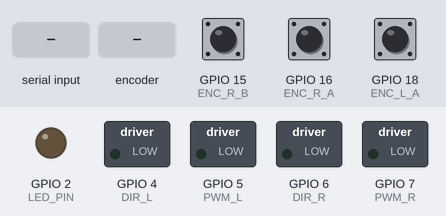
A sketch run on a simulated ESP32-S3. Parts: switched loads named in the sketch (green lamp = pin HIGH), output pins drawn as LEDs (lit = HIGH). The inputs (shaded band) are chosen by the test bench; at power-on: GPIO 15 (ENC_R_B) HIGH, GPIO 16 (ENC_R_A) HIGH, GPIO 18 (ENC_L_A) HIGH. What the sketch prints to the serial monitor is not drawn.

Above: at 1.5 s.
1.6 s: "w" received over Serial
At 3.9 s:
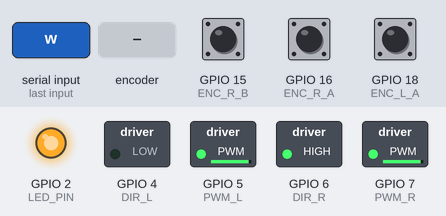
4.6 s: "s" received over Serial
At 4.75 s:
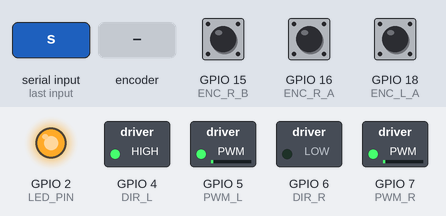
7.6 s: "W" received over Serial
At 7.76 s:
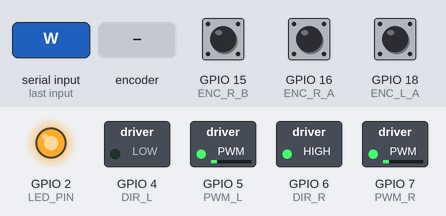
10.6 s: "a" received over Serial
At 10.76 s:
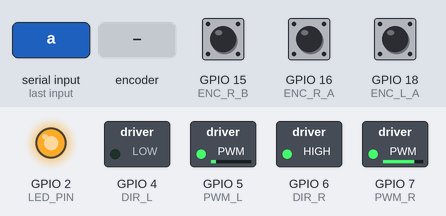
13.6 s: "S" received over Serial
At 13.77 s:
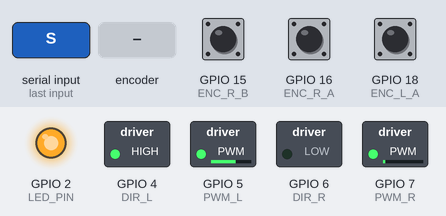
16.6 s: rotary encoder on GPIO 16 (ENC_R_A) / GPIO 17 (ENC_L_B) turned 3 steps (first pin leading)
Timing chart, 0 to 19.6 s (numbered marks = the images above; inputs shaded):
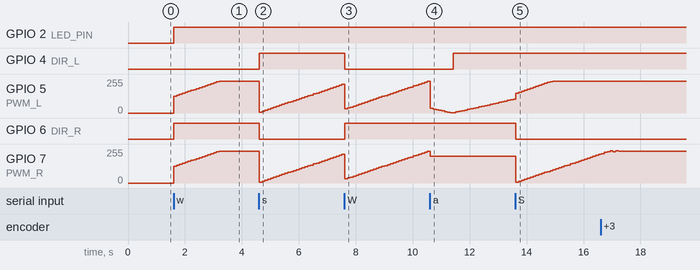

The sketch:

new_PID_teleop.ino
```cpp
/*
 * ================================================================
 * Diff Drive Teleop + PID Closed Loop | ESP32-S3 | Cytron DD10A
 * ================================================================
 */

// ── Pins ─────────────────────────────────────────────────────
#define DIR_L    4
#define PWM_L    5
#define DIR_R    6
#define PWM_R    7
#define LED_PIN  2

#define ENC_L_A  18
#define ENC_L_B  17
#define ENC_R_A  16
#define ENC_R_B  15

// ── LEDC ─────────────────────────────────────────────────────
#define LEDC_FREQ  20000
#define LEDC_BITS  8

// ── Motor & Hardware Config ──────────────────────────────────
#define INVERT_LEFT  true
#define INVERT_RIGHT false
#define CPR 560             // Encoder counts per revolution
#define SAMPLE_MS 100       // Control loop interval (100ms)

// ── Watchdog ─────────────────────────────────────────────────
#define WATCHDOG_ENABLE 1
#define WATCHDOG_MS     500

// ── Target Speeds (Now in RPM, not PWM %) ────────────────────
float targetFwdRPM  = 60.0; // Base forward speed in RPM
float targetTurnRPM = 40.0; // Base turning speed in RPM

const float MAX_RPM = 150.0; // Cap to prevent asking for impossible speeds

// ── Encoders ─────────────────────────────────────────────────
volatile long ticksL = 0;
volatile long ticksR = 0;
long lastL = 0;
long lastR = 0;

// ── PID Variables ────────────────────────────────────────────
float kP = 2.0;
float kI = 1.20;
float kD = 0.0;

float targetRpmL = 0;
float targetRpmR = 0;

float prevErrorL = 0, integralL = 0;
float prevErrorR = 0, integralR = 0;

// ── State & Timing ───────────────────────────────────────────
bool running = false;
unsigned long lastCmdMs = 0;
unsigned long lastLatchMs = 0;
unsigned long prevPidTime = 0;
char latchedCmd = '0';
bool verbose = false;

#define LATCH_REPEAT_MS  100
#define LOG(...)  Serial.printf(__VA_ARGS__)
#define LOGV(...) if (verbose) Serial.printf(__VA_ARGS__)

// ================================================================
// INTERRUPT SERVICE ROUTINES (ISRs)
// ================================================================
void IRAM_ATTR encL_ISR() {
  if (digitalRead(ENC_L_A) == digitalRead(ENC_L_B)) ticksL--;
  else ticksL++;
}

void IRAM_ATTR encR_ISR() {
  if (digitalRead(ENC_R_A) == digitalRead(ENC_R_B)) ticksR++;
  else ticksR--;
}

// ================================================================
// MOTOR ACTUATION (Accepts PID output: -255 to 255)
// ================================================================
void pwmSetup() {
  ledcAttach(PWM_L, LEDC_FREQ, LEDC_BITS);
  ledcAttach(PWM_R, LEDC_FREQ, LEDC_BITS);
}

void setLeftMotorHardware(int pidOutput) {
  pidOutput = constrain(pidOutput, -255, 255);
  bool fwd = (pidOutput >= 0);
  if (INVERT_LEFT) fwd = !fwd;
  digitalWrite(DIR_L, fwd ? HIGH : LOW);
  ledcWrite(PWM_L, abs(pidOutput));
}

void setRightMotorHardware(int pidOutput) {
  pidOutput = constrain(pidOutput, -255, 255);
  bool fwd = (pidOutput >= 0);
  if (INVERT_RIGHT) fwd = !fwd;
  digitalWrite(DIR_R, fwd ? HIGH : LOW);
  ledcWrite(PWM_R, abs(pidOutput));
}

// ================================================================
// PID COMPUTATION FUNCTION
// ================================================================
int computePID(float target, float current, float &prevError, float &integral, float dt) {
  float error = target - current;

  integral += error * dt;
  integral = constrain(integral, -100, 100); // Anti-windup

  float derivative = (error - prevError) / dt;
  prevError = error;

  float output = (kP * error) + (kI * integral) + (kD * derivative);
  return (int)output;
}

// ================================================================
// MOTION COMMANDS (Setting Target RPMs)
// ================================================================
void setTargets(float l, float r) {
  targetRpmL = l;
  targetRpmR = r;
  running = (l != 0 || r != 0);
  digitalWrite(LED_PIN, running ? HIGH : LOW);
}

void cmdForward() {
  setTargets(targetFwdRPM, targetFwdRPM);
  LOGV("[FWD RPM: %.1f]\n", targetFwdRPM);
}

void cmdBackward() {
  setTargets(-targetFwdRPM, -targetFwdRPM);
  LOGV("[BWD RPM: %.1f]\n", -targetFwdRPM);
}

void cmdTurnLeft() {
  setTargets(-targetTurnRPM, targetTurnRPM);
  LOGV("[LEFT RPM]\n");
}

void cmdTurnRight() {
  setTargets(targetTurnRPM, -targetTurnRPM);
  LOGV("[RIGHT RPM]\n");
}

void cmdStop() {
  setTargets(0, 0);
  latchedCmd = '0';

  // Reset PID history so it doesn't jump when starting again
  integralL = 0; prevErrorL = 0;
  integralR = 0; prevErrorR = 0;

  // Instantly stop hardware
  setLeftMotorHardware(0);
  setRightMotorHardware(0);
  LOGV("[STOP]\n");
}

void cmdReset() {
  cmdStop();
  targetFwdRPM  = 60.0;
  targetTurnRPM = 40.0;
  LOG("[RESET]\n");
}

void printStatus() {
  LOG("{ fwdRPM:%.1f turnRPM:%.1f running:%s latch:%c verbose:%s }\n",
      targetFwdRPM, targetTurnRPM,
      running ? "true" : "false",
      latchedCmd == '0' ? '-' : latchedCmd,
      verbose ? "on" : "off");
}

// ================================================================
// COMMAND HANDLING
// ================================================================
void executeMotionChar(char c) {
  switch (c) {
    case 'w': case 'W': cmdForward(); break;
    case 's': case 'S': cmdBackward(); break;
    case 'a': case 'A': cmdTurnLeft(); break;
    case 'd': case 'D': cmdTurnRight(); break;
  }
}

bool isMotionChar(char c) {
  return (c=='w'||c=='W'||c=='s'||c=='S'||c=='a'||c=='A'||c=='d'||c=='D');
}

void handleChar(char c) {
  lastCmdMs = millis();

  if (isMotionChar(c)) {
    latchedCmd = c;
    lastLatchMs = millis();
    executeMotionChar(c);
    return;
  }

  switch (c) {
    case 'x': case 'X': cmdStop(); break;
    case 'h': case 'H': cmdReset(); break;
    case 'v': case 'V':
      verbose = !verbose;
      LOG("[VERBOSE] %s\n", verbose ? "ON" : "OFF");
      break;

    // Adjust RPM limits instead of PWM limits
    case 'q': targetFwdRPM = min(targetFwdRPM + 5, MAX_RPM); break;
    case 'z': targetFwdRPM = max(targetFwdRPM - 5, 5.0f); break;
    case 'e': targetTurnRPM = min(targetTurnRPM + 5, MAX_RPM); break;
    case 'c': targetTurnRPM = max(targetTurnRPM - 5, 5.0f); break;

    case '?': printStatus(); break;
  }
}

// ================================================================
// SETUP
// ================================================================
void setup() {
  Serial.begin(115200);
  delay(300);

  pinMode(DIR_L, OUTPUT);
  pinMode(DIR_R, OUTPUT);
  pinMode(LED_PIN, OUTPUT);

  // Setup Encoders
  pinMode(ENC_L_A, INPUT_PULLUP);
  pinMode(ENC_L_B, INPUT_PULLUP);
  pinMode(ENC_R_A, INPUT_PULLUP);
  pinMode(ENC_R_B, INPUT_PULLUP);
  attachInterrupt(digitalPinToInterrupt(ENC_L_A), encL_ISR, CHANGE);
  attachInterrupt(digitalPinToInterrupt(ENC_R_A), encR_ISR, CHANGE);

  pwmSetup();
  prevPidTime = millis();

  LOG("Diff Drive + PID Ready. Target Fwd RPM: %.1f\n", targetFwdRPM);
}

// ================================================================
// LOOP
// ================================================================
void loop() {
  // 1. Check Serial
  while (Serial.available()) {
    handleChar(Serial.read());
  }

  // 2. Latch Update
  if (latchedCmd != '0' && (millis() - lastLatchMs >= LATCH_REPEAT_MS)) {
    lastLatchMs = millis();
    executeMotionChar(latchedCmd);
  }

  // 3. Watchdog
#if WATCHDOG_ENABLE
  if (latchedCmd == '0' && running && (millis() - lastCmdMs > WATCHDOG_MS)) {
    cmdStop();
  }
#endif

  // 4. PID Control Loop (Runs every 100ms)
  unsigned long currentTime = millis();
  if (currentTime - prevPidTime >= SAMPLE_MS) {
    float dt = SAMPLE_MS / 1000.0;
    prevPidTime = currentTime;

    // Calculate actual RPM
    long dL = ticksL - lastL;
    long dR = ticksR - lastR;
    lastL = ticksL;
    lastR = ticksR;

    float currentRpmL = (dL * 60.0) / (CPR * dt);
    float currentRpmR = (dR * 60.0) / (CPR * dt);

    // Compute PID (only if running to prevent jitter at standstill)
    if (running) {
      int outputL = computePID(targetRpmL, currentRpmL, prevErrorL, integralL, dt);
      int outputR = computePID(targetRpmR, currentRpmR, prevErrorR, integralR, dt);

      setLeftMotorHardware(outputL);
      setRightMotorHardware(outputR);

      if (verbose) {
         LOG("TL:%.1f TR:%.1f | AL:%.1f AR:%.1f | PL:%d PR:%d\n",
             targetRpmL, targetRpmR, currentRpmL, currentRpmR, outputL, outputR);
      }
    }
  }
}
```

Measured:
- after the input at 1.6 s, GPIO 2 (LED_PIN), GPIO 6 (DIR_R): LOW → HIGH at once; GPIO 5 (PWM_L), GPIO 7 (PWM_R): moves from 0/255 to 239/255 over 1.6 s, starting at once
- after the input at 4.6 s, GPIO 4 (DIR_L): LOW → HIGH at once; GPIO 5 (PWM_L), GPIO 7 (PWM_R): 239/255 → 7/255 at once, → 14/255 0.10 s later, → 21/255 0.10 s later, → 28/255 0.10 s later, … (30 changes in this stretch); GPIO 6 (DIR_R): HIGH → LOW at once
- after the input at 7.6 s, GPIO 4 (DIR_L): HIGH → LOW at once; GPIO 6 (DIR_R): LOW → HIGH at once
- after the input at 10.6 s, GPIO 4 (DIR_L): LOW → HIGH after 0.82 s; GPIO 5 (PWM_L): 239/255 → 35/255 at once, → 30/255 0.10 s later, → 25/255 0.10 s later, → 20/255 0.10 s later, … (30 changes in this stretch); GPIO 7 (PWM_R): 239/255 → 199/255 at once
- after the input at 13.6 s, GPIO 6 (DIR_R): HIGH → LOW at once; GPIO 7 (PWM_R): 199/255 → 7/255 at once, → 14/255 0.10 s later, → 21/255 0.10 s later, → 28/255 0.10 s later, … (30 changes in this stretch)
